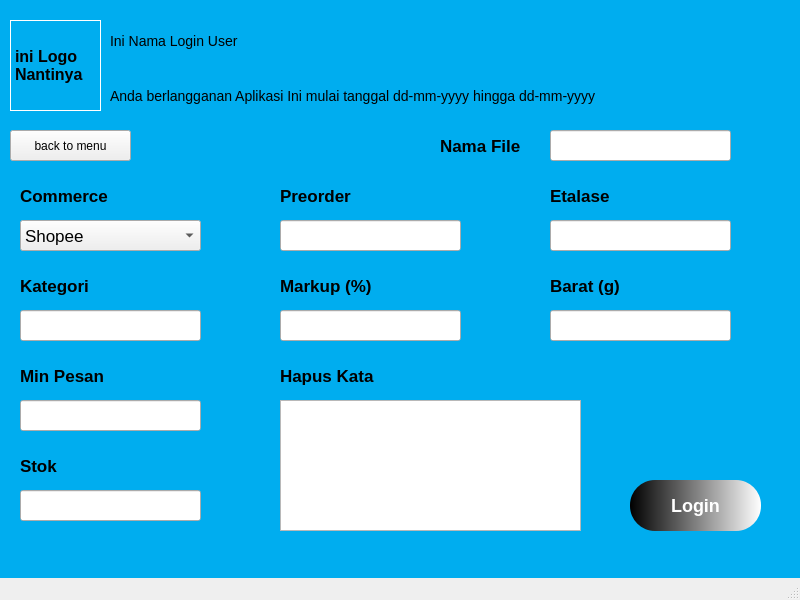
<?xml version="1.0" encoding="UTF-8"?>
<ui version="4.0">
 <class>ExportMenu</class>
 <widget class="QMainWindow" name="ExportMenu">
  <property name="geometry">
   <rect>
    <x>0</x>
    <y>0</y>
    <width>800</width>
    <height>600</height>
   </rect>
  </property>
  <property name="minimumSize">
   <size>
    <width>800</width>
    <height>600</height>
   </size>
  </property>
  <property name="maximumSize">
   <size>
    <width>800</width>
    <height>600</height>
   </size>
  </property>
  <property name="windowTitle">
   <string>SIMAKET</string>
  </property>
  <widget class="QWidget" name="centralwidget">
   <widget class="QWidget" name="widget" native="true">
    <property name="geometry">
     <rect>
      <x>0</x>
      <y>0</y>
      <width>800</width>
      <height>600</height>
     </rect>
    </property>
    <widget class="QLabel" name="label">
     <property name="geometry">
      <rect>
       <x>0</x>
       <y>0</y>
       <width>800</width>
       <height>600</height>
      </rect>
     </property>
     <property name="minimumSize">
      <size>
       <width>800</width>
       <height>600</height>
      </size>
     </property>
     <property name="maximumSize">
      <size>
       <width>800</width>
       <height>600</height>
      </size>
     </property>
     <property name="styleSheet">
      <string notr="true">background-color: rgb(0, 173, 239);</string>
     </property>
     <property name="text">
      <string/>
     </property>
    </widget>
    <widget class="QLabel" name="lblSubsribe">
     <property name="geometry">
      <rect>
       <x>110</x>
       <y>80</y>
       <width>691</width>
       <height>31</height>
      </rect>
     </property>
     <property name="styleSheet">
      <string notr="true">font-size:14px;
font-weight:250;</string>
     </property>
     <property name="text">
      <string>Anda berlangganan Aplikasi Ini mulai tanggal dd-mm-yyyy hingga dd-mm-yyyy</string>
     </property>
    </widget>
    <widget class="QPushButton" name="btnBack">
     <property name="geometry">
      <rect>
       <x>10</x>
       <y>130</y>
       <width>121</width>
       <height>31</height>
      </rect>
     </property>
     <property name="text">
      <string>back to menu</string>
     </property>
    </widget>
    <widget class="QLabel" name="lblNama">
     <property name="geometry">
      <rect>
       <x>110</x>
       <y>25</y>
       <width>691</width>
       <height>31</height>
      </rect>
     </property>
     <property name="styleSheet">
      <string notr="true">font-size:14px;
font-weight:350;</string>
     </property>
     <property name="text">
      <string>Ini Nama Login User</string>
     </property>
    </widget>
    <widget class="QLabel" name="label_2">
     <property name="geometry">
      <rect>
       <x>10</x>
       <y>20</y>
       <width>91</width>
       <height>91</height>
      </rect>
     </property>
     <property name="font">
      <font>
       <pointsize>12</pointsize>
       <weight>75</weight>
       <bold>true</bold>
      </font>
     </property>
     <property name="styleSheet">
      <string notr="true">border:1px solid white;</string>
     </property>
     <property name="text">
      <string>ini Logo Nantinya</string>
     </property>
     <property name="wordWrap">
      <bool>true</bool>
     </property>
    </widget>
    <widget class="QLabel" name="label_3">
     <property name="geometry">
      <rect>
       <x>20</x>
       <y>180</y>
       <width>181</width>
       <height>31</height>
      </rect>
     </property>
     <property name="font">
      <font>
       <pointsize>13</pointsize>
       <weight>75</weight>
       <bold>true</bold>
      </font>
     </property>
     <property name="text">
      <string>Commerce</string>
     </property>
    </widget>
    <widget class="QComboBox" name="cbCommerce">
     <property name="geometry">
      <rect>
       <x>20</x>
       <y>220</y>
       <width>181</width>
       <height>31</height>
      </rect>
     </property>
     <property name="font">
      <font>
       <pointsize>13</pointsize>
      </font>
     </property>
     <item>
      <property name="text">
       <string>Shopee</string>
      </property>
     </item>
     <item>
      <property name="text">
       <string>Lazada</string>
      </property>
     </item>
    </widget>
    <widget class="QLineEdit" name="txtPreorder">
     <property name="geometry">
      <rect>
       <x>280</x>
       <y>220</y>
       <width>181</width>
       <height>31</height>
      </rect>
     </property>
    </widget>
    <widget class="QLabel" name="label_4">
     <property name="geometry">
      <rect>
       <x>280</x>
       <y>180</y>
       <width>181</width>
       <height>31</height>
      </rect>
     </property>
     <property name="font">
      <font>
       <pointsize>13</pointsize>
       <weight>75</weight>
       <bold>true</bold>
      </font>
     </property>
     <property name="text">
      <string>Preorder</string>
     </property>
    </widget>
    <widget class="QLineEdit" name="txtEtalase">
     <property name="geometry">
      <rect>
       <x>550</x>
       <y>220</y>
       <width>181</width>
       <height>31</height>
      </rect>
     </property>
    </widget>
    <widget class="QLabel" name="label_5">
     <property name="geometry">
      <rect>
       <x>550</x>
       <y>180</y>
       <width>181</width>
       <height>31</height>
      </rect>
     </property>
     <property name="font">
      <font>
       <pointsize>13</pointsize>
       <weight>75</weight>
       <bold>true</bold>
      </font>
     </property>
     <property name="text">
      <string>Etalase</string>
     </property>
    </widget>
    <widget class="QLabel" name="label_6">
     <property name="geometry">
      <rect>
       <x>20</x>
       <y>270</y>
       <width>181</width>
       <height>31</height>
      </rect>
     </property>
     <property name="font">
      <font>
       <pointsize>13</pointsize>
       <weight>75</weight>
       <bold>true</bold>
      </font>
     </property>
     <property name="text">
      <string>Kategori</string>
     </property>
    </widget>
    <widget class="QLineEdit" name="txtKategori">
     <property name="geometry">
      <rect>
       <x>20</x>
       <y>310</y>
       <width>181</width>
       <height>31</height>
      </rect>
     </property>
    </widget>
    <widget class="QLabel" name="label_7">
     <property name="geometry">
      <rect>
       <x>280</x>
       <y>270</y>
       <width>181</width>
       <height>31</height>
      </rect>
     </property>
     <property name="font">
      <font>
       <pointsize>13</pointsize>
       <weight>75</weight>
       <bold>true</bold>
      </font>
     </property>
     <property name="text">
      <string>Markup (%)</string>
     </property>
    </widget>
    <widget class="QLineEdit" name="txtMarkup">
     <property name="geometry">
      <rect>
       <x>280</x>
       <y>310</y>
       <width>181</width>
       <height>31</height>
      </rect>
     </property>
    </widget>
    <widget class="QLabel" name="label_8">
     <property name="geometry">
      <rect>
       <x>550</x>
       <y>270</y>
       <width>181</width>
       <height>31</height>
      </rect>
     </property>
     <property name="font">
      <font>
       <pointsize>13</pointsize>
       <weight>75</weight>
       <bold>true</bold>
      </font>
     </property>
     <property name="text">
      <string>Barat (g)</string>
     </property>
    </widget>
    <widget class="QLineEdit" name="txtBerat">
     <property name="geometry">
      <rect>
       <x>550</x>
       <y>310</y>
       <width>181</width>
       <height>31</height>
      </rect>
     </property>
    </widget>
    <widget class="QLabel" name="label_9">
     <property name="geometry">
      <rect>
       <x>20</x>
       <y>360</y>
       <width>181</width>
       <height>31</height>
      </rect>
     </property>
     <property name="font">
      <font>
       <pointsize>13</pointsize>
       <weight>75</weight>
       <bold>true</bold>
      </font>
     </property>
     <property name="text">
      <string>Min Pesan</string>
     </property>
    </widget>
    <widget class="QLineEdit" name="txtMinPesan">
     <property name="geometry">
      <rect>
       <x>20</x>
       <y>400</y>
       <width>181</width>
       <height>31</height>
      </rect>
     </property>
    </widget>
    <widget class="QLabel" name="label_10">
     <property name="geometry">
      <rect>
       <x>20</x>
       <y>450</y>
       <width>181</width>
       <height>31</height>
      </rect>
     </property>
     <property name="font">
      <font>
       <pointsize>13</pointsize>
       <weight>75</weight>
       <bold>true</bold>
      </font>
     </property>
     <property name="text">
      <string>Stok</string>
     </property>
    </widget>
    <widget class="QLineEdit" name="txtStok">
     <property name="geometry">
      <rect>
       <x>20</x>
       <y>490</y>
       <width>181</width>
       <height>31</height>
      </rect>
     </property>
    </widget>
    <widget class="QLabel" name="label_11">
     <property name="geometry">
      <rect>
       <x>280</x>
       <y>360</y>
       <width>181</width>
       <height>31</height>
      </rect>
     </property>
     <property name="font">
      <font>
       <pointsize>13</pointsize>
       <weight>75</weight>
       <bold>true</bold>
      </font>
     </property>
     <property name="text">
      <string>Hapus Kata</string>
     </property>
    </widget>
    <widget class="QPlainTextEdit" name="txtHapus">
     <property name="geometry">
      <rect>
       <x>280</x>
       <y>400</y>
       <width>301</width>
       <height>131</height>
      </rect>
     </property>
     <property name="font">
      <font>
       <pointsize>13</pointsize>
      </font>
     </property>
    </widget>
    <widget class="QPushButton" name="btnExport">
     <property name="geometry">
      <rect>
       <x>630</x>
       <y>480</y>
       <width>131</width>
       <height>51</height>
      </rect>
     </property>
     <property name="styleSheet">
      <string notr="true">font-size:18px;
background-color: qlineargradient(spread:pad, x1:0, y1:0, x2:1, y2:0, stop:0 rgba(0, 0, 0, 255), stop:1 rgba(255, 255, 255, 255));
border:none;
color:white;
font-weight:bold;
border-radius:25px;
</string>
     </property>
     <property name="text">
      <string>Login</string>
     </property>
    </widget>
    <widget class="QLabel" name="label_12">
     <property name="geometry">
      <rect>
       <x>440</x>
       <y>130</y>
       <width>111</width>
       <height>31</height>
      </rect>
     </property>
     <property name="font">
      <font>
       <pointsize>13</pointsize>
       <weight>75</weight>
       <bold>true</bold>
      </font>
     </property>
     <property name="text">
      <string>Nama File</string>
     </property>
    </widget>
    <widget class="QLineEdit" name="txtNamaFile">
     <property name="geometry">
      <rect>
       <x>550</x>
       <y>130</y>
       <width>181</width>
       <height>31</height>
      </rect>
     </property>
    </widget>
   </widget>
  </widget>
  <widget class="QMenuBar" name="menubar">
   <property name="geometry">
    <rect>
     <x>0</x>
     <y>0</y>
     <width>800</width>
     <height>21</height>
    </rect>
   </property>
  </widget>
  <widget class="QStatusBar" name="statusbar"/>
 </widget>
 <resources/>
 <connections/>
</ui>
